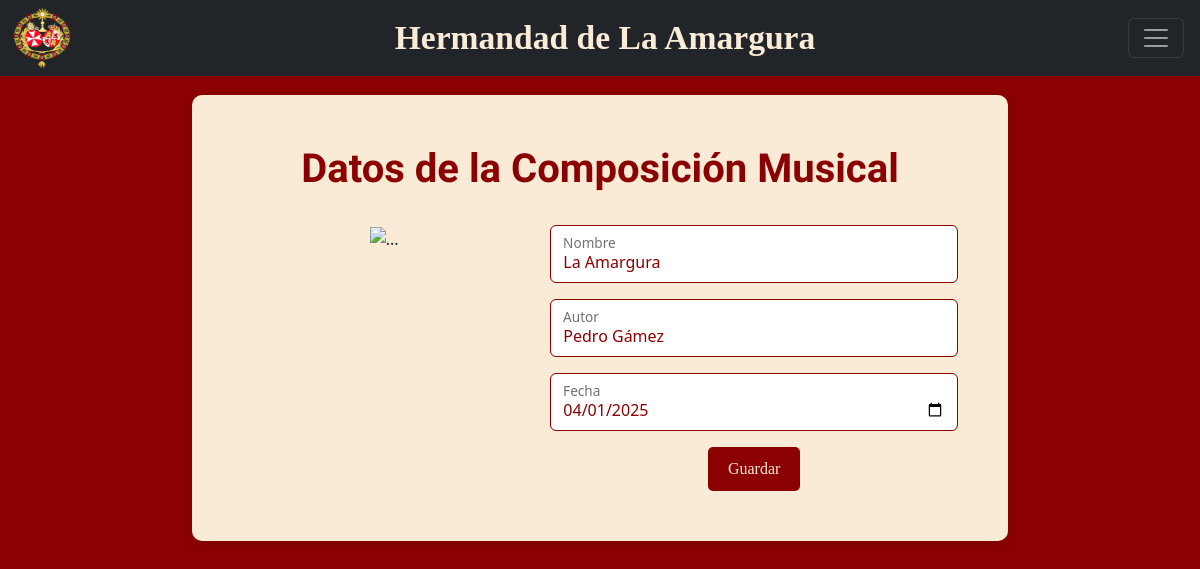
Screenshot of /hermandad/composiciones_musicales/new/3 with the database file from the repository.
### hermandapp/models.py (models this page shows, shortened)
class ComposicionMusical(models.Model):
    nombre = models.CharField(max_length=200)
    autor = models.CharField(max_length=150)
    fecha_creacion = models.DateField()
    es_marcha_procesional = models.BooleanField(default=True)

### hermandapp/views.py (the view)
# urls.py: path('composiciones_musicales/new/<int:id>', new_composicion, name='new_composicion'),
def new_composicion(request, id):
    composicion = ComposicionMusical.objects.filter(id=id)
    if len(composicion) == 0:
        composicion_nueva = ComposicionMusical()
    else:
        composicion_nueva = composicion[0]
    if request.method == 'POST':
        composicion_nueva.nombre = request.POST['nombre']
        composicion_nueva.autor = request.POST['autor_de_composicion']
        composicion_nueva.fecha_creacion = request.POST['fecha']
        composicion_nueva.es_marcha_procesional = True
        composicion_nueva.save()
        return redirect('composiciones')
    else:
        return render(request, 'formulario_composicion.html', {'composicion': composicion_nueva})

### templates/formulario_composicion.html (shortened to what this page needs)
{% extends 'base.html' %}
{% load bootstrap_icons %}
{% block content %}
    <h1>Datos de la Composición Musical</h1>
    <br>
    <div class="row">
        <div class="col-md-5">
            <img src="https://bandapamplonesa.com/wp-content/uploads/2021/02/Cartel_14_03_2021-scaled.jpg"
                 style="max-height: 400px; max-width: 400px"
                 alt="...">
        </div>
        <br>
        <div class="col-md-7">
        <form method="post">
            <div class="form-floating mb-3">
                <input type="text" class="form-control" id="nombre"
                       name="nombre" placeholder="Nombre de la composición"
                       value="{{ composicion.nombre | default:'' }}">
                <label for="nombre">{% bs_icon 'file-music' %} Nombre</label>
            </div>
            <div class="form-floating mb-3">
                <input type="text"
                       name="autor_de_composicion"
                       class="form-control"
                       id="autor"
                       placeholder="Autor de la composición"
                       value="{{ composicion.autor | default:'' }}">
                <label for="autor">{% bs_icon 'person-square' %} Autor</label>
            </div>
            <div class="form-floating mb-3">
                <input type="date"
                       name="fecha"
                       value="{{ composicion.fecha_creacion|date:'Y-m-d' }}"
                       class="form-control" id="fecha" placeholder="fecha composición">
                <label for="fecha">{% bs_icon 'calendar' %} Fecha</label>
            </div>
            <button type="submit" class="btn-amargura">Guardar</button>
        </form>
        </div>
    </div>
{% endblock %}

### static/css/global.css (style rules this page uses)
h1 { font-family: 'Dancing Script', cursive; font-size: 2.5rem; font-weight: 700; text-align: center; color: darkred; }
.btn-amargura { background-color: darkred; color: antiquewhite; padding: 10px 20px; border-radius: 5px; font-family: 'Cinzel', serif; font-size: 16px; border: none; cursor: pointer; transition: background 0.3s; }
form label { color: darkred; }
.form-control { background-color: white !important; border: 1px solid darkred; color: darkred; }
input[type="date"] { color: darkred; }

### rows the page displays
ComposicionMusical: nombre "La Amargura", autor_de_composicion "Pedro Gámez", fecha "04/01/2025"
